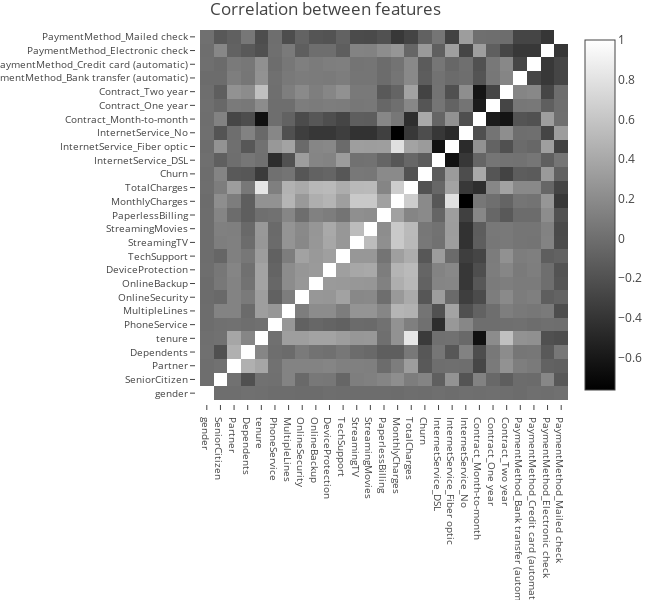

The code cell stored with this chart in its notebook:
### Markdown cell above
### 3.1 HeatMap
We shall plot the heatmap again to observe the correlation between the features after preprocessing the data.

### Code cell
churn_HeatMap2 = copy.deepcopy(churn_model)
churn_HeatMap2 = churn_HeatMap2.drop(['customerID'], axis=1)
cor_matrix = churn_HeatMap2.corr()
cor_array  = np.array(cor_matrix)
cor_var = list(churn_HeatMap2.columns)
data = [go.Heatmap(z=cor_array,x=cor_var,y=cor_var,colorscale='Greys')]
layout = go.Layout(
    title = "Correlation between features",
    autosize=False,
    width=650,
    height=600,
    margin=go.layout.Margin(
        l=200,
        r=0,
        b=200,
        t=30,
        pad=4
    ),
        yaxis = dict(tickfont = dict(size = 10)),
        xaxis = dict(tickfont = dict(size = 10))
)


fig = go.Figure(data,layout)
py.iplot(fig)

### Figure 1 — Plotly figure (JSON) as saved in the notebook; plotly's stock layout.template omitted (floating-point values rounded to 4 significant figures; data arrays with more than 128 entries replaced by an {"elided": "..."} marker saying what was removed)
{"data": [{"colorscale": "Greys", "type": "heatmap", "uid": "6d4ee11c-c812-11e8-854b-b5bb9c6aa175", "x": ["gender", "SeniorCitizen", "Partner", "Dependents", "tenure", "PhoneService", "MultipleLines", "OnlineSecurity", "OnlineBackup", "DeviceProtection", "TechSupport", "StreamingTV", "StreamingMovies", "PaperlessBilling", "MonthlyCharges", "TotalCharges", "Churn", "InternetService_DSL", "InternetService_Fiber optic", "InternetService_No", "Contract_Month-to-month", "Contract_One year", "Contract_Two year", "PaymentMethod_Bank transfer (automatic)", "PaymentMethod_Credit card (automatic)", "PaymentMethod_Electronic check", "PaymentMethod_Mailed check"], "y": ["gender", "SeniorCitizen", "Partner", "Dependents", "tenure", "PhoneService", "MultipleLines", "OnlineSecurity", "OnlineBackup", "DeviceProtection", "TechSupport", "StreamingTV", "StreamingMovies", "PaperlessBilling", "MonthlyCharges", "TotalCharges", "Churn", "InternetService_DSL", "InternetService_Fiber optic", "InternetService_No", "Contract_Month-to-month", "Contract_One year", "Contract_Two year", "PaymentMethod_Bank transfer (automatic)", "PaymentMethod_Credit card (automatic)", "PaymentMethod_Electronic check", "PaymentMethod_Mailed check"], "z": {"elided": "27x27 float values"}}], "layout": {"autosize": false, "height": 600, "margin": {"b": 200, "l": 200, "pad": 4, "r": 0, "t": 30}, "title": "Correlation between features", "width": 650, "xaxis": {"tickfont": {"size": 10}}, "yaxis": {"tickfont": {"size": 10}}}}
